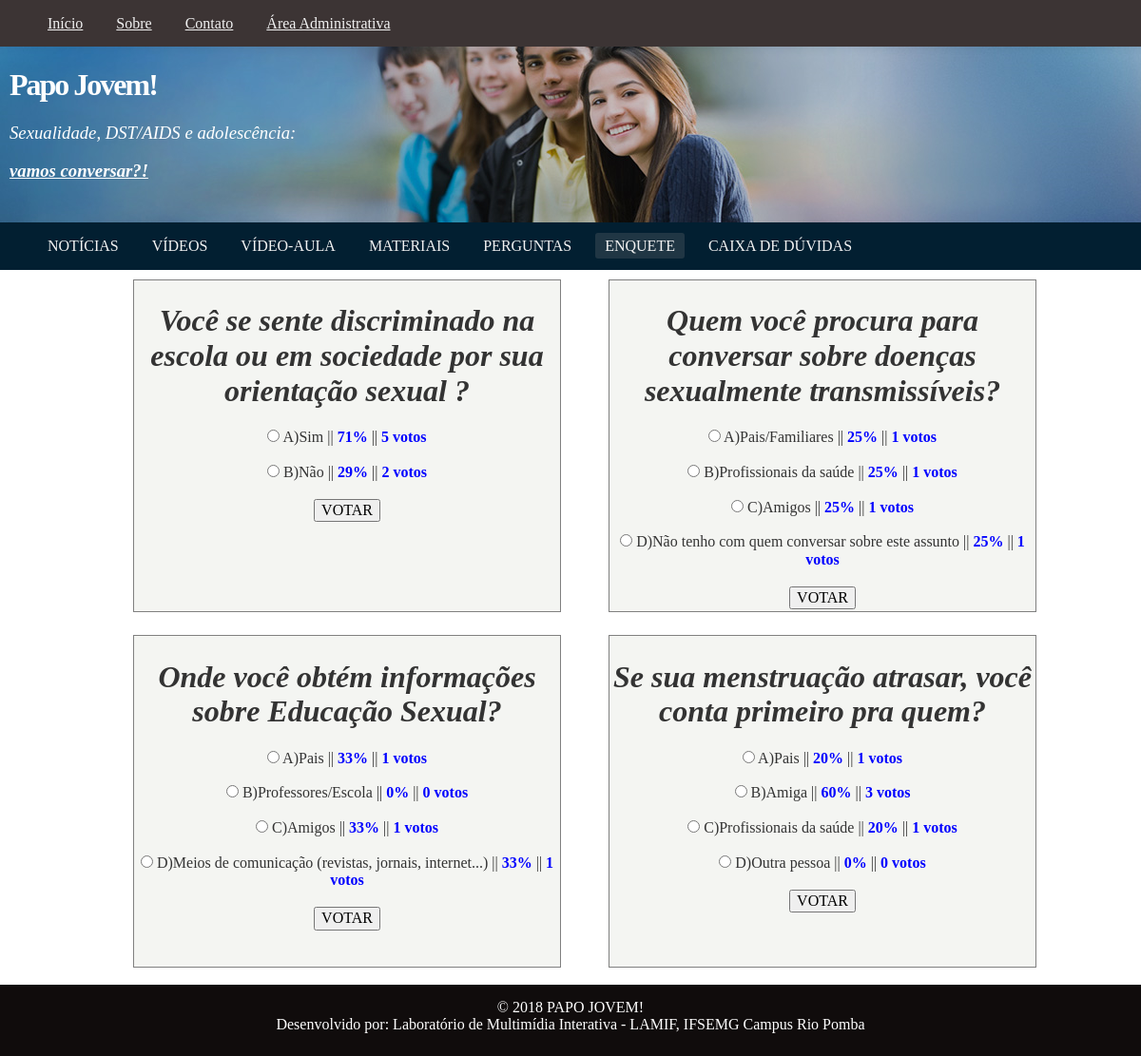
/categorias/enquete.php, run on the app's committed database.
### tables this page shows
CREATE TABLE IF NOT EXISTS `enquete` (
  `id_enquete` int(11) NOT NULL AUTO_INCREMENT,
  `categoria` varchar(50) NOT NULL,
  `pergunta` varchar(500) NOT NULL,
  `a` varchar(500) NOT NULL,
  `b` varchar(500) NOT NULL,
  `c` varchar(500) NOT NULL,
  `d` varchar(500) NOT NULL,
  `votosA` float NOT NULL DEFAULT '0',
  `votosB` float NOT NULL DEFAULT '0',
  `votosC` float NOT NULL DEFAULT '0',
  `votosD` float NOT NULL DEFAULT '0',
  `total` float NOT NULL DEFAULT '0',
  PRIMARY KEY (`id_enquete`)
);

### categorias/enquete.php (the view, shortened to what this page needs)
<!DOCTYPE html>
<html lang="pt-br">
<head>
	<link href="../css/normalize.css" rel="stylesheet">
	<link href="../css/index.css" rel="stylesheet">
</head>
<body>
<div class="header">
		<div class="barra1">
			<div class="linhax">
				<div class="colunax col1x">
					<nav>
						<ul class="barra inline sem-marcador">
							<li><a class="nav" href="../index.php">Início</a></li>
							<li><a class="nav" href="../sobre.php">Sobre</a></li>
							<li><a class="nav" href="../contato.php">Contato</a></li>
							<li><a class="nav" href="../administrador/login.php">Área Administrativa</a></li>
						</ul>
					</nav>
				</div>
			</div>
		</div>
		<div class="cabecalho">
			<div class="linhax">
				<header>
					<div class="colunax col1x">
						<h1 class="logo">Papo Jovem!</h1>
						<h3 class="logo">Sexualidade, DST/AIDS e adolescência:</h3>
						<h3><b><u>vamos conversar?!</u></b></h3>
					</div>
				</header>
			</div>
		</div>
		<div class="menu1">
			<div class="linhax">
				<div class="colunax col1x">
					<nav>
						<ul class="menu inline sem-marcador">
							<li><a class="nav" href="noticias.php">Notícias</a></li>
							<li><a class="nav" href="videos.php">Vídeos</a></li>
							<li><a class="nav" href="videoaula.php">Vídeo-Aula</a></li>
							<li><a class="nav" href="artigos.php">Materiais</a></li>
							<li><a class="nav" href="pergunta.php">Perguntas</a></li>
							<li><a class="nav linkAtivo" href="enquete.php">Enquete</a></li>
							<li><a class="nav" href="cxduvidas.php">Caixa de Dúvidas</a></li>
						</ul>
					</nav>
				</div>
			</div>
		</div>
	</div>
	<article>
		<center>
	<?php
	include '../conexao.php';
	$resultado = mysqli_query($conexao, "SELECT * FROM enquete ORDER BY id_enquete DESC");
	while($linhas = mysqli_fetch_array($resultado)){
		if(($linhas['c'] == '') && ($linhas['total'] == 0)){
			echo '<table><tr><td><h1><i>'.$linhas['pergunta'].'</i></h1>
			<form method="post" action="../gravaresposta.php?id_enquete='.$linhas['id_enquete'].'">
				<input type="radio" name="radio" id="question-1-answers-A" value="A"/> A)'.$linhas['a'].' || <b> 0% </b> || <b> Nenhum voto </b> <br><br>
				<input type="radio" name="radio" id="question-1-answers-B" value="B"/> B)'.$linhas['b'].' || <b> 0% </b> || <b> Nenhum voto </b> <br><br>
				<input type="submit" value="VOTAR" />
			</form></td></tr></table>';
		}
		else if(($linhas['c'] == '') && ($linhas['total'] > 0)){
			$pA = round(($linhas['votosA']/$linhas['total'])*100);
			$pB = round(($linhas['votosB']/$linhas['total'])*100);
			echo '<table><tr><td><h1><i>'.$linhas['pergunta'].'</i></h1>
			<form method="post" action="../gravaresposta.php?id_enquete='.$linhas['id_enquete'].'">
				<input type="radio" name="radio" id="question-1-answers-A" value="A"/> A)'.$linhas['a'].' || <b>'.$pA.'% </b> || <b> '.$linhas['votosA'].' votos </b> <br><br>
				<input type="radio" name="radio" id="question-1-answers-B" value="B"/> B)'.$linhas['b'].' || <b>'.$pB.'% </b> || <b> '.$linhas['votosB'].' votos </b> <br><br>
				<input type="submit" value="VOTAR" />
			</form></td></tr></table>';
		}
		else if($linhas['total'] > 0){
			$pA = round(($linhas['votosA']/$linhas['total'])*100);
			$pB = round(($linhas['votosB']/$linhas['total'])*100);
			$pC = round(($linhas['votosC']/$linhas['total'])*100);
			$pD = round(($linhas['votosD']/$linhas['total'])*100);
			echo '<table><tr><td><h1><i>'.$linhas['pergunta'].'</i></h1>
			<form method="post" action="../gravaresposta.php?id_enquete='.$linhas['id_enquete'].'">
				<input type="radio" name="radio" id="question-1-answers-A" value="A"/> A)'.$linhas['a'].' || <b>'.$pA.'% </b> || <b> '.$linhas['votosA'].' votos </b> <br><br>
				<input type="radio" name="radio" id="question-1-answers-B" value="B"/> B)'.$linhas['b'].' || <b>'.$pB.'% </b> || <b> '.$linhas['votosB'].' votos </b> <br><br>
				<input type="radio" name="radio" id="question-1-answers-C" value="C"/> C)'.$linhas['c'].' || <b>'.$pC.'% </b> || <b> '.$linhas['votosC'].' votos </b> <br><br>
				<input type="radio" name="radio" id="question-1-answers-D" value="D"/> D)'.$linhas['d'].' || <b>'.$pD.'% </b> || <b> '.$linhas['votosD'].' votos </b> <br><br>
				<input type="submit" value="VOTAR" />
			</form></td></tr></table>';
		}
	}
	?>
	<br><br></center></article>
	<div class="footer">
		<div class="linha">
			<footer>
				<div class="coluna col12">
					<span>© 2018 PAPO JOVEM!  <br />
					Desenvolvido por: Laboratório de Multimídia Interativa - LAMIF, IFSEMG Campus Rio Pomba</span>
				</div>
			</footer>
		</div>
	</div>
</body>
</html>

### css/index.css (style rules this page uses)
html { position: relative; min-height: 100%; }
body { font-family: Cambria, Times, "Times New Roman", "serif", 'Roboto', sans-serif; color: #333; margin: 0 0 60px 0; }
.linha { width: 960px; margin: 0 auto; overflow: auto; padding: 5px 0; }
.linhax { width: 100%; overflow: auto; padding-bottom: 10px; }
.colunax { float: left; padding-right: 1%; }
.col1x { width: 99%; }
.coluna { padding: 0 10px; float: left; }
.col12 { width: 940px; }
ul li, ol li { margin-bottom: 5px; float: left; }
ul.inline li, ol.inline li { display: inline; margin-right: 15px; }
ul.inline li:last-child, ol.inline li:last-child { margin-right: 0px; }
ul.sem-marcador, ol.sem-marcador { list-style: none; }
.barra1 { overflow: hidden; text-align: left; background-color: #3c3434; }
.barra1 li a { color: #f2f2f2; padding: 5px 10px; border-radius: 3px; }
.cabecalho { text-align: left; padding-left: 10px; background-color: transparent; color: #FFF; background-image: url(../images/capa.png); background-repeat: repeat-x; background-position: bottom center; height: 185px; }
h1.logo { font-weight: 700; letter-spacing: -2px; }
h3.logo { font-weight: 300; }
.menu1 { overflow: hidden; background-color: #021f31; text-transform: uppercase; text-align: left; }
.menu1 li a { text-decoration: none; color: #f2f2f2; padding: 5px 10px; border-radius: 3px; }
.menu1 a.linkAtivo { background-color: #203644; }
.footer { text-align: center; position:absolute; float: left; bottom: 0px; width: 100%; height: 65px; background-color: #100c0c; color: #FFF; padding-top: 10px; }

### categorias/enquete.php (style rules this page uses)
table { border: 1px solid grey; display:inline-block; margin: 10px; background: #f4f5f2; text-align: center; width: 450px; height: 350px; float: center; margin-left: 40px; }
table b { color: blue; }
table h2, h3 { font-style: italic; }

### data on the page
enquete: pergunta "Você se sente discriminado na escola ou em sociedade por sua orientação sexual ?", a "Sim", pA "71", votosA "5", b "Não", pB "29", votosB "2"
enquete: pergunta "Quem você procura para conversar sobre doenças sexualmente transmissíveis?", a "Pais/Familiares", pA "25", votosA "1", b "Profissionais da saúde", pB "25", votosB "1", c "Amigos", pC "25", votosC "1", d "Não tenho com quem conversar sobre este assunto", pD "25", votosD "1"
enquete: pergunta "Onde você obtém informações sobre Educação Sexual?", a "Pais", pA "33", votosA "1", b "Professores/Escola", votosB "0", c "Amigos", pC "33", votosC "1", d "Meios de comunicação (revistas, jornais, internet...)", pD "33", votosD "1"
enquete: pergunta "Se sua menstruação atrasar, você conta primeiro pra quem?", a "Pais", pA "20", votosA "1", b "Amiga", pB "60", votosB "3", c "Profissionais da saúde", pC "20", votosC "1", d "Outra pessoa", votosD "0"
